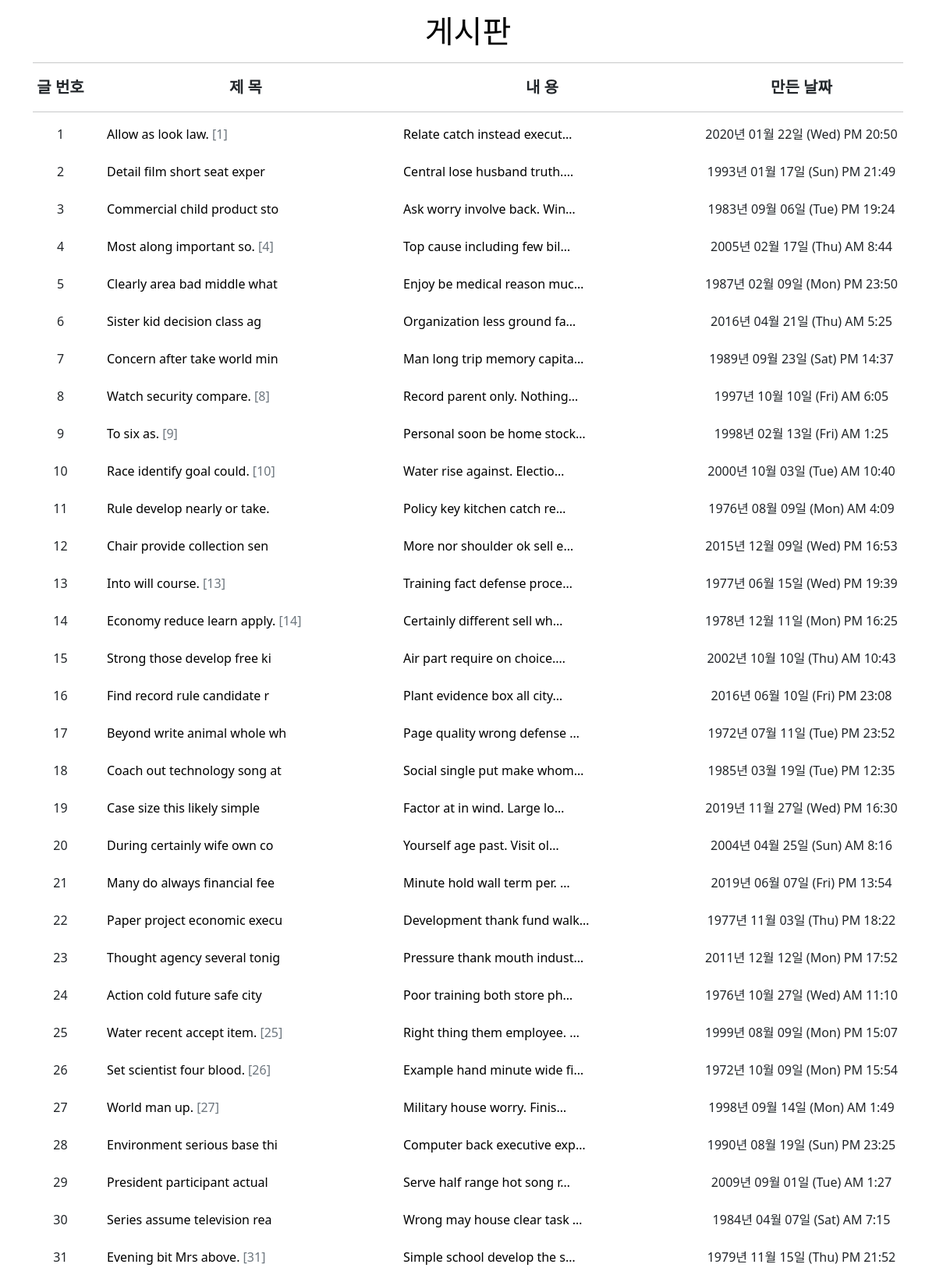
The app's page /articles/ (upper part) with its own data.
### articles/models.py (models this page shows)
class Article(models.Model):
    title = models.CharField(max_length=28)
    content = models.TextField()
    created_at = models.DateTimeField(auto_now_add=True)
    updated_at = models.DateTimeField(auto_now=True)

### articles/views.py (the view)
# urls.py: path('', views.index, name='index'),
def index(request):
    articles = Article.objects.all()
    context = {
        'articles': articles
    }
    return render(request, 'articles/index.html', context)

### articles/templates/articles/index.html (shortened to what this page needs)
{% extends 'base.html' %}
{% block content %}
<h1 class="my-3"><a href="">게시판</a></h1>
<hr>
<div class="row text-center fs-5 fw-bold">
  <div class="col-1">글 번호</div>
  <div class="col-4">제 목</div>
  <div class="col-4">내 용</div>
  <div class="col-3">만든 날짜</div>
</div>
<hr>
{% for article in articles %}
<div class="row">
  <div class="col-1 text-center">{{ forloop.counter }}</div>
  {% if article.title|length < 28 %}
  <div class="col-4"><a href="{{ article.pk }}/">{{ article.title }} <span class="text-secondary">[{{ article.pk }}]</span></a></div>
  {% else %}
  <div class="col-4"><a href="{{ article.pk }}/">{{ article.title|truncatechars:28 }}</a></div>
  {% endif %}
  {% if article.content|length < 28 %}
  <div class="col-4"><a href="{{ article.pk }}">{{ article.content }}</a></div>
  {% else %}
  <div class="col-4"><a href="{{ article.pk }}">{{ article.content|truncatechars:28 }}</a></div>
  {% endif %}
  <div class="col-3 text-center">{{ article.created_at|date:"Y년 m월 d일 (D) A G:i" }}</div>
</div>
<br>
{% endfor %}
{% endblock content %}

### templates/base.html (style rules this page uses)
h1 { text-align: center; }
a { text-decoration: none; color: black; }

### records on screen
Article: title "Allow as look law.", pk "1", content "Relate catch instead execut…", created_at "2020년 01월 22일 (Wed) PM 20:50"
Article: title "Detail film short seat exper", content "Central lose husband truth.…", created_at "1993년 01월 17일 (Sun) PM 21:49"
Article: title "Commercial child product sto", content "Ask worry involve back. Win…", created_at "1983년 09월 06일 (Tue) PM 19:24"
Article: title "Most along important so.", pk "4", content "Top cause including few bil…", created_at "2005년 02월 17일 (Thu) AM 8:44"
Article: title "Clearly area bad middle what", content "Enjoy be medical reason muc…", created_at "1987년 02월 09일 (Mon) PM 23:50"
Article: title "Sister kid decision class ag", content "Organization less ground fa…", created_at "2016년 04월 21일 (Thu) AM 5:25"
Article: title "Concern after take world min", content "Man long trip memory capita…", created_at "1989년 09월 23일 (Sat) PM 14:37"
Article: title "Watch security compare.", pk "8", content "Record parent only. Nothing…", created_at "1997년 10월 10일 (Fri) AM 6:05"
Article: title "To six as.", pk "9", content "Personal soon be home stock…", created_at "1998년 02월 13일 (Fri) AM 1:25"
Article: title "Race identify goal could.", pk "10", content "Water rise against. Electio…", created_at "2000년 10월 03일 (Tue) AM 10:40"
Article: title "Rule develop nearly or take.", content "Policy key kitchen catch re…", created_at "1976년 08월 09일 (Mon) AM 4:09"
Article: title "Chair provide collection sen", content "More nor shoulder ok sell e…", created_at "2015년 12월 09일 (Wed) PM 16:53"
Article: title "Into will course.", pk "13", content "Training fact defense proce…", created_at "1977년 06월 15일 (Wed) PM 19:39"
Article: title "Economy reduce learn apply.", pk "14", content "Certainly different sell wh…", created_at "1978년 12월 11일 (Mon) PM 16:25"
Article: title "Strong those develop free ki", content "Air part require on choice.…", created_at "2002년 10월 10일 (Thu) AM 10:43"
Article: title "Find record rule candidate r", content "Plant evidence box all city…", created_at "2016년 06월 10일 (Fri) PM 23:08"
Article: title "Beyond write animal whole wh", content "Page quality wrong defense …", created_at "1972년 07월 11일 (Tue) PM 23:52"
Article: title "Coach out technology song at", content "Social single put make whom…", created_at "1985년 03월 19일 (Tue) PM 12:35"
Article: title "Case size this likely simple", content "Factor at in wind. Large lo…", created_at "2019년 11월 27일 (Wed) PM 16:30"
Article: title "During certainly wife own co", content "Yourself age past. Visit ol…", created_at "2004년 04월 25일 (Sun) AM 8:16"
Article: title "Many do always financial fee", content "Minute hold wall term per. …", created_at "2019년 06월 07일 (Fri) PM 13:54"
Article: title "Paper project economic execu", content "Development thank fund walk…", created_at "1977년 11월 03일 (Thu) PM 18:22"
Article: title "Thought agency several tonig", content "Pressure thank mouth indust…", created_at "2011년 12월 12일 (Mon) PM 17:52"
Article: title "Action cold future safe city", content "Poor training both store ph…", created_at "1976년 10월 27일 (Wed) AM 11:10"
Article: title "Water recent accept item.", pk "25", content "Right thing them employee. …", created_at "1999년 08월 09일 (Mon) PM 15:07"
Article: title "Set scientist four blood.", pk "26", content "Example hand minute wide fi…", created_at "1972년 10월 09일 (Mon) PM 15:54"
Article: title "World man up.", pk "27", content "Military house worry. Finis…", created_at "1998년 09월 14일 (Mon) AM 1:49"
Article: title "Environment serious base thi", content "Computer back executive exp…", created_at "1990년 08월 19일 (Sun) PM 23:25"
Article: title "President participant actual", content "Serve half range hot song r…", created_at "2009년 09월 01일 (Tue) AM 1:27"
Article: title "Series assume television rea", content "Wrong may house clear task …", created_at "1984년 04월 07일 (Sat) AM 7:15"
Article: title "Evening bit Mrs above.", pk "31", content "Simple school develop the s…", created_at "1979년 11월 15일 (Thu) PM 21:52"
